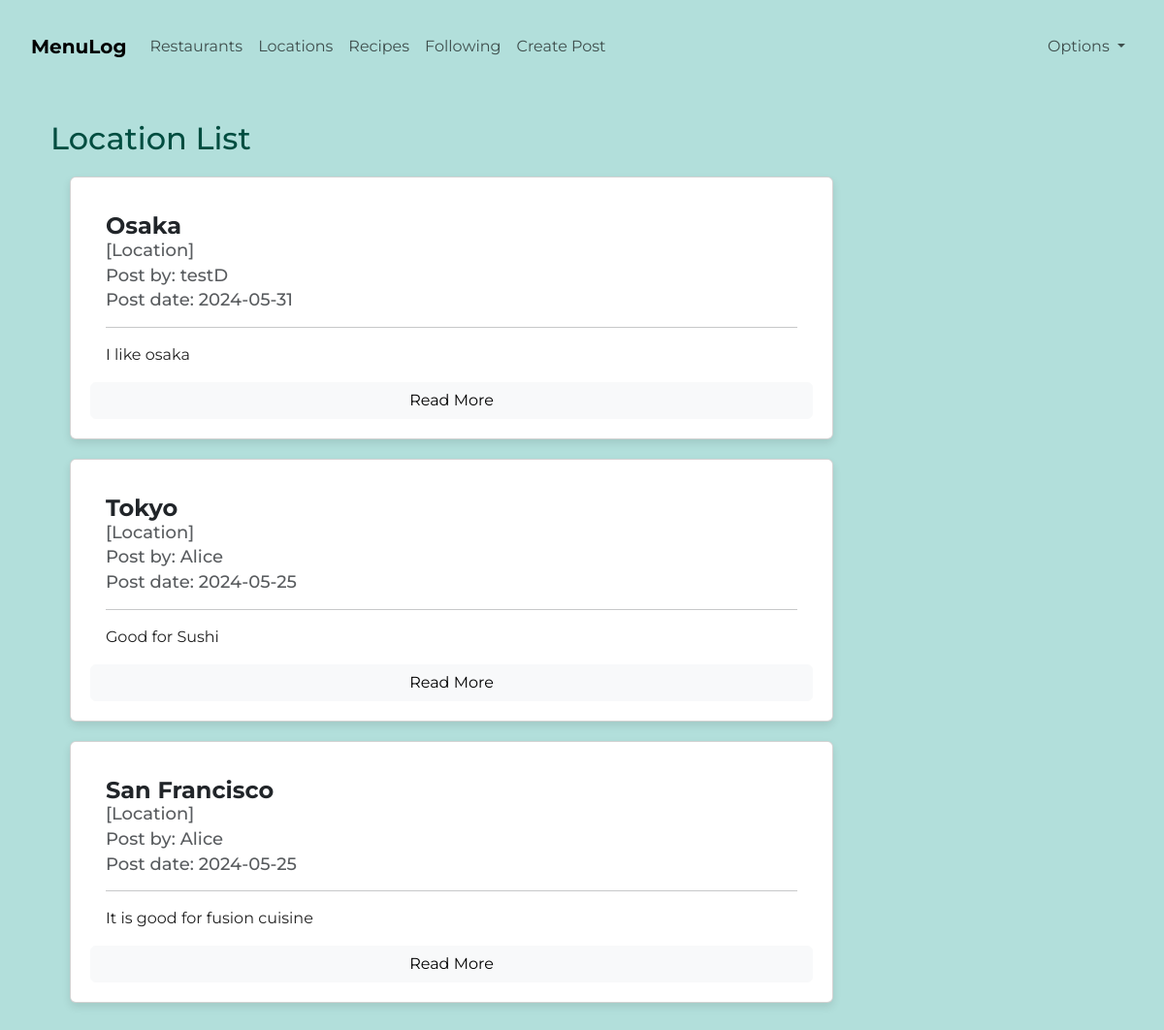
The page /locations (signed in) on the database its author committed.
### tables this page shows
CREATE TABLE posts(
        id INTEGER PRIMARY KEY,
        title VARCHAR(100),
        category TEXT,
        content TEXT,
        datetime TEXT,
        image_name TEXT,
        user_id INTEGER, rating INT, tags TEXT,
        FOREIGN KEY (user_id) REFERENCES users(id) on delete cascade
    );

CREATE TABLE users(
        id INTEGER PRIMARY KEY,
        name TEXT,
        username TEXT,
        email TEXT,
        password TEXT
    );

### app.py (the view)
@app.route('/locations')
@token_required
def locations():
    db = database_worker("shelfshare.db")
    posts = db.search("SELECT posts.*, users.name FROM posts INNER JOIN users ON posts.user_id = users.id WHERE posts.category = 'Location' ORDER BY posts.datetime DESC")
    return render_template('locations.html', posts=posts)

### app.py (called while the page is built)
def parse_date(value):
    return value.split(' ')[0]

def token_required(f):
    @wraps(f)
    def decorated(*args, **kwargs):
        if 'token' not in session:
            return redirect(url_for('login'))
        try:
            data = jwt.decode(session['token'], token_key, algorithms=['HS256'])
        except:
            return redirect(url_for('login'))
        return f(*args, **kwargs)
    return decorated

### my_lib.py (called while the page is built)
    def search(self, query):
        result = self.cursor.execute(query).fetchall()
        return result

### templates/locations.html (shortened to what this page needs)
{% extends "base.html" %}
{% block content %}
<div class="container mt-5">
    <div class="col-md-9" style="padding-left: 10px">
        <h2>Location List</h2>
        {% for post in posts %}
            <div class="card mb-3">
                <div class="card-body">
                    <h3 class="card-title mb-1">{{ post[1] }}</h3>
                    <h5 class="card-subtitle mb-2 text-muted">[{{ post[2] }}]</h5>
                    <h6 class="card-subtitle mb-2 text-muted">Post by: {{ post[-1] }}</h6>
                    <h6 class="card-subtitle mb-2 text-muted">Post date: {{ post[4]|parse_date }}</h6>
                    <hr>
                    <p class="card-text">{{ post[3] }}</p>
                </div>
                <a href="{{ url_for('view_post', post_id=post[0]) }}" class="btn btn-primary btn-light">Read More</a>
            </div>
        {% endfor %}
    </div>
</div>
{% endblock %}

### static/style.css (style rules this page uses)
.body_index { background-color: #B2DFDB; font-family: 'Montserrat', Arial, Helvetica, sans-serif; color: #004D40; padding: 20px; }
.card { background-color: #FFFFFF; border: 1px solid #BDBDBD; border-radius: 10px; box-shadow: 0 4px 8px rgba(0, 0, 0, 0.1); margin: 20px; padding: 20px; }
.card-title { font-size: 24px; font-weight: 700; color: #004D40; }
.card-subtitle { font-size: 18px; color: #00796B; }
.card-text { font-size: 16px; color: #212121; }
a { color: #004D40; text-decoration: none; font-weight: 700; }

### rows shown on the page
posts: title "Osaka", category "Location", name "testD", datetime "2024-05-31", content "I like osaka"
posts: title "Tokyo", category "Location", name "Alice", datetime "2024-05-25", content "Good for Sushi"
posts: title "San Francisco", category "Location", name "Alice", datetime "2024-05-25", content "It is good for fusion cuisine"
